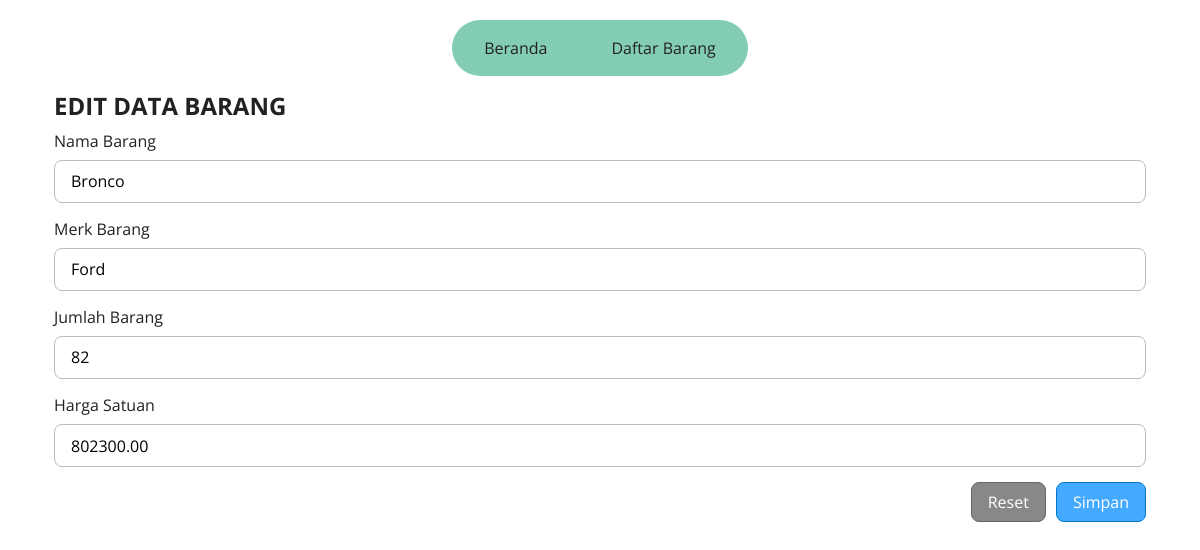
Screenshot of /edit.php?id=98 with the database file from the repository.
### tables this page shows
CREATE TABLE `barang` (
  `id` int NOT NULL AUTO_INCREMENT,
  `nama` varchar(50) NOT NULL,
  `merk` varchar(50) NOT NULL,
  `jumlah` mediumint NOT NULL,
  `harga` decimal(10,2) NOT NULL,
  PRIMARY KEY (`id`)
);

### utils.php (called while the page is built, shortened)
<?php
$conn = mysqli_connect(
  env("db_host", "localhost"),
  env("db_user", "root"),
  env("db_pass", "root"),
  env("db_name", "uas_pweb")
);
function env($key, $default = "")
{
  return ENV[$key];
}
function readOne($tableName, $id)
{
  global $conn;
  $query = "SELECT * FROM $tableName WHERE id = $id";
  $result = mysqli_query($conn, $query);
  return mysqli_fetch_assoc($result);
}

### edit.php (the view, shortened to what this page needs)
<?php
include 'utils.php';
$id = $_GET['id'];
$result = readOne('barang', $id);
$nama = $result['nama'];
$merk = $result['merk'];
$jumlah = $result['jumlah'];
$harga = $result['harga'];
?>
<!DOCTYPE html>
<html lang="en">
<head>
  <?php include 'partials/css.php' ?>
</head>
<body>
  <?php include 'partials/navigasi.php' ?>
  <div class="container">
    <div class="row">
      <div class="col">
        <h2>EDIT DATA BARANG</h2>
      </div>
    </div>
    <form method="post" action="update.php" class="form">
      <div class="mb-3">
        <label class="form-label" for="nama-ubah">Nama Barang</label>
        <input type="text" class="form-control" name="nama" id="nama-ubah" value="<?= $nama ?>" required>
      </div>
      <div class="mb-3">
        <label class="form-label" for="merk-ubah">Merk Barang</label>
        <input type="text" class="form-control" name="merk" id="merk-ubah" value="<?= $merk ?>" required>
      </div>
      <div class="mb-3">
        <label class="form-label" for="jumlah-ubah">Jumlah Barang</label>
        <input type="number" class="form-control" name="jumlah" id="jumlah-ubah" value="<?= $jumlah ?>" required>
      </div>
      <div class="mb-3">
        <label class="form-label" for="harga-ubah">Harga Satuan</label>
        <input type="number" class="form-control" name="harga" step="0.01" id="harga-ubah" value="<?= $harga ?>" required>
      </div>
      <div class="d-flex justify-content-end gapx-2">
        <button class="btn btn-secondary" type="reset">Reset</button>
        <button class="btn btn-primary" type="submit" name="submit">Simpan</button>
      </div>
    </form>
  </div>
</body>
</html>

### css/colors.css (style rules this page uses)
:root { --green: #83cdb3; --dark-green: #40a07f; --darkest-green: #20503f; --orange: #fbcf71; --white: #ffffff; --black: #222222; --black-alpha: #000c; --light-gray: #bbbbbb; --gray: #888888; --dark-gray: #666666; --red: #ff8888; --dark-red: #cc6666; --darkest-red: #9b3b3b; --blue: #44aaff; --dark-blue: #0077cc; }

### css/components.css (style rules this page uses)
.container { margin-left: auto; margin-right: auto; }
.row { display: flex; flex-wrap: wrap; --gap: 15px; margin: calc(var(--gap) * -0.5); }
.col, [class*="col-"] { padding: calc(var(--gap) * 0.5); }
.d-flex { display: flex !important; }
.justify-content-end { justify-content: flex-end !important; }
.gapx-2 { gap: 10px !important; }
.mb-3 { margin-bottom: 15px !important; }
.btn { font-size: inherit; font-family: inherit; padding: 0.5em 1em; display: inline-block; cursor: pointer; text-decoration: none; transition: background-color 0.2s ease; }
.btn-primary { border: 1px solid var(--dark-blue); background-color: var(--blue); color: var(--white); border-radius: 0.5em; }
.btn-secondary { border: 1px solid var(--dark-gray); background-color: var(--gray); color: var(--white); border-radius: 0.5em; }
.form { width: 100%; }
.form-label, .form-control { display: block; }
.form-label { margin-top: 0.5em; margin-bottom: 0.5em; }
.form-control { border: 1px solid var(--light-gray); border-radius: 0.5em; padding: 0.6em 1em; width: 100%; }

### css/media/default.css (style rules this page uses)
.container { --gutter-x: 1.5rem; width: 100%; padding: 0 calc(var(--gutter-x)); }
.col { min-width: 8.33333333%; }

### css/media/small.css (style rules this page uses)
@media screen and (width >= 576px) { .container { width: 540px; } }

### css/media/medium.css (style rules this page uses)
@media screen and (width >= 768px) { .container { width: 720px; } }

### css/media/large.css (style rules this page uses)
@media screen and (width >= 992px) { .container { width: 960px; } }

### css/media/x-large.css (style rules this page uses)
@media screen and (width >= 1200px) { .container { width: 1140px; } }

### rows the page displays
barang: nama "Bronco", merk "Ford", jumlah "82", harga "802300.00"
